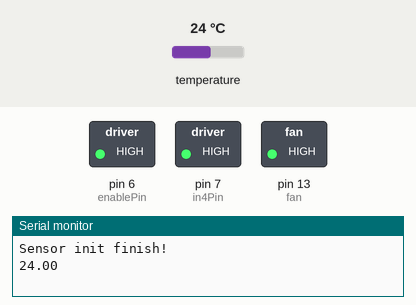
A sketch run on a simulated Arduino Uno, built with avr-gcc and run on an emulated ATmega328P. Parts: switched loads named in the sketch (green lamp = pin HIGH), the last lines printed to the serial monitor. The test bench sets the inputs (shaded band); at power-on: temperature 24 °C.

Above: at 1.3 s.
1.4 s: temperature set to 32.3 °C
2.9 s: temperature set to 33.6 °C
At 4.1 s:
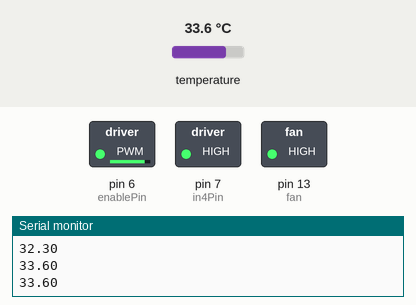
4.4 s: temperature set to 41 °C
At 4.9 s:
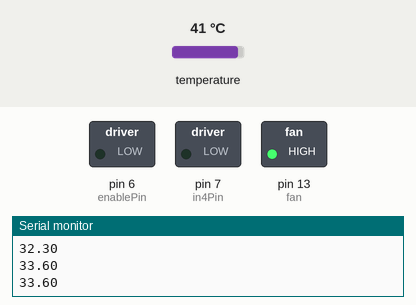
5.9 s: temperature set to 38.5 °C
7.4 s: temperature set to 37.5 °C
At 8.2 s:
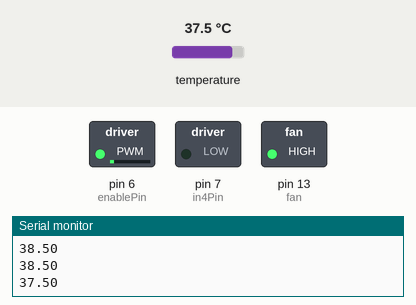
Timing chart, 0 to 9.9 s (numbered marks = the images above; inputs shaded):
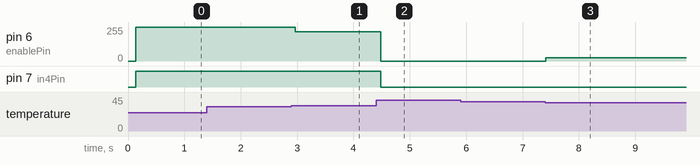

Measured:
- after the input at 2.9 s, pin 6 (enablePin): 255/255 → 220/255 after 0.07 s
- after the input at 4.4 s, pin 6 (enablePin): 220/255 → 0/255 after 0.09 s; pin 7 (in4Pin): HIGH → LOW after 0.09 s
- after the input at 7.4 s, pin 6 (enablePin): 0/255 → 25/255 at once

The sketch:

incubator_Temperature.ino
```cpp
#include <PID_v1.h>
#include <DFRobot_SHT20.h>
#include <SoftwareSerial.h>

unsigned long startTime = 0;  // Variable to store the start time

int randominteger;  // random integer for debugging and monitoring


// Define PID constants
double Kp = 50.0;
// Initialize variables for tracking past temperature and integral gain adjustment
double past_temp = 0.0;
double Ki = 0.0;  // Initial value for Ki_temp
double Kd = 0.0;


const int fan = 13;

// Define PID variables
double setpoint = 38.0;  // Set your desired temperature in degrees Celsius
double input, output;

const int enablePin = 6;   // Enable B pin (ENB)
const int in4Pin = 7;     // Input 4 pin (IN4)


unsigned long lastControlUpdate = 0;
const unsigned long controlUpdateInterval = 100;  // Delay for control loop (adjust as needed)

unsigned long lastPrintUpdate = 0;
const unsigned long printUpdateInterval = 1000;  // Print PPM data every 1 second (adjust as needed)


int valveOpenCount = 0;  // Count of valve openings

// Create PID object
PID myPID(&input, &output, &setpoint, Kp, Ki, Kd, DIRECT);
// Create DFRobot SHT20 object
DFRobot_SHT20 sht20;

void setup() {
  Serial.begin(9600);
  startTime = millis();  // Initialize the start time

  Wire.begin();
  // Initialize the DFRobot SHT20 sensor
  sht20.initSHT20();
  // Set up the serial communication for debugging
  delay(100);
  Serial.println("Sensor init finish!");

  sht20.checkSHT20();


  pinMode(enablePin, OUTPUT);
  pinMode(in4Pin, OUTPUT);

  pinMode(fan, OUTPUT);

  digitalWrite(fan, HIGH);
  digitalWrite(in4Pin, LOW);


  myPID.SetMode(AUTOMATIC);
  myPID.SetOutputLimits(0, 255);  // PWM range for the L298N (0-255)
}

void loop() {
  unsigned long currentMillis = millis();
  unsigned long elapsedTime = (currentMillis - startTime) / 1000;  // Calculate elapsed time in seconds

  float temperature = sht20.readTemperature();
  // Set the input value for the PID controller
  input = temperature;
  // Control loop update at a slower interval
  if (currentMillis - lastControlUpdate >= controlUpdateInterval) {
    lastControlUpdate = currentMillis;

    //
    // Compute PID control output
    myPID.Compute();

    // Adjust Ki_temp based on past temperature
    if (past_temp >= input && input >= (setpoint - 0.2)) {
      Ki += 0.06;  // Increase Ki_temp
    } else if (past_temp <= input && input <= (setpoint + 0.2)) {
      Ki -= 0.3;  // Decrease Ki_temp
    }

    // Limit Ki within a specific range
    if (Ki > 10) {
      Ki = 10;
    } else if (Ki < -10) {
      Ki = -10;
    }

    // // Output value represents the PWM value for the temperature control
    analogWrite(in4Pin, output);
    analogWrite(enablePin, output);

    // Store the current temperature for the next iteration
    past_temp = input;

    // PPM printing at a faster interval
    if (currentMillis - lastPrintUpdate >= printUpdateInterval) {
      lastPrintUpdate = currentMillis;

      // Serial.print(", ");
      // Serial.print("Elapsed Time (s): ");
      // Serial.print(elapsedTime);
      // Serial.print(", ");
      // Serial.print("Temp is :");
      Serial.print(input);
      // Serial.print(", ");
      // Serial.print("PTC voltage is :");
      // Serial.print(output);
      // Serial.print(", ");
      // Serial.print("Ki value is :");
      // Serial.print(Ki);

      Serial.println();
    }
  }
}
```
